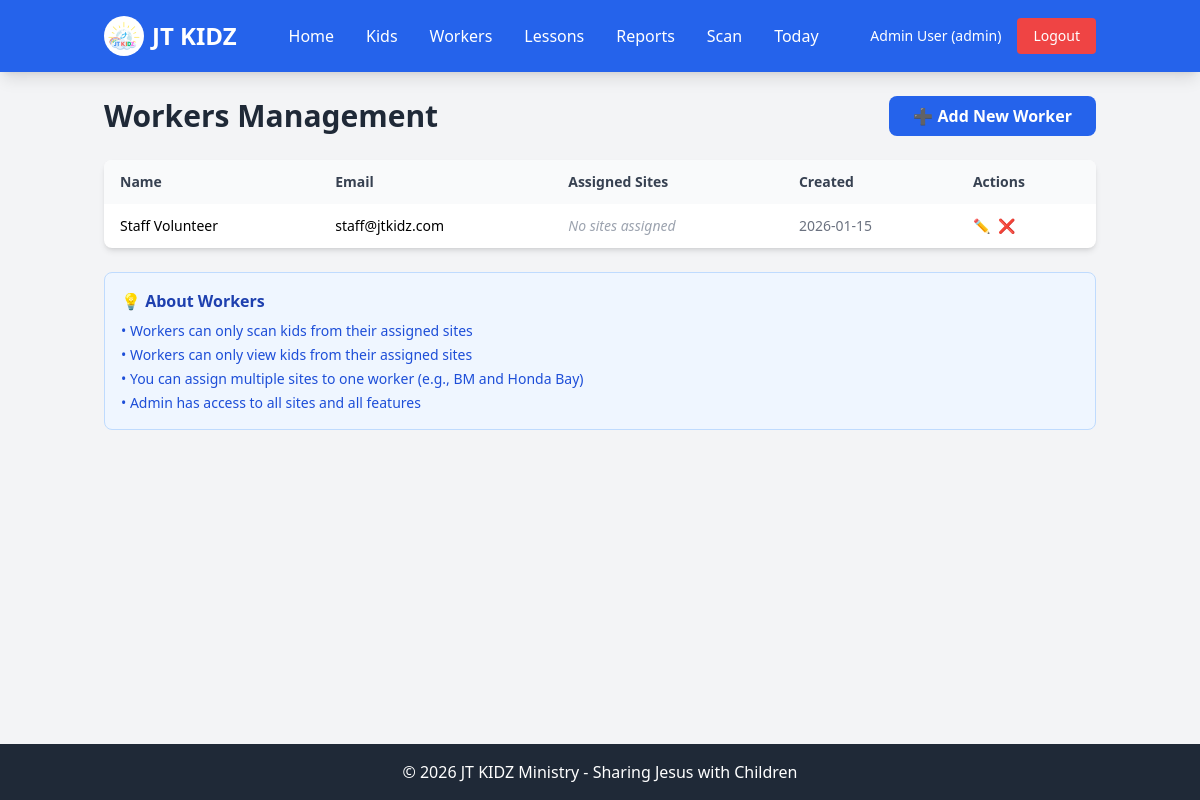
Before: /users/ (signed in) with the older database file.
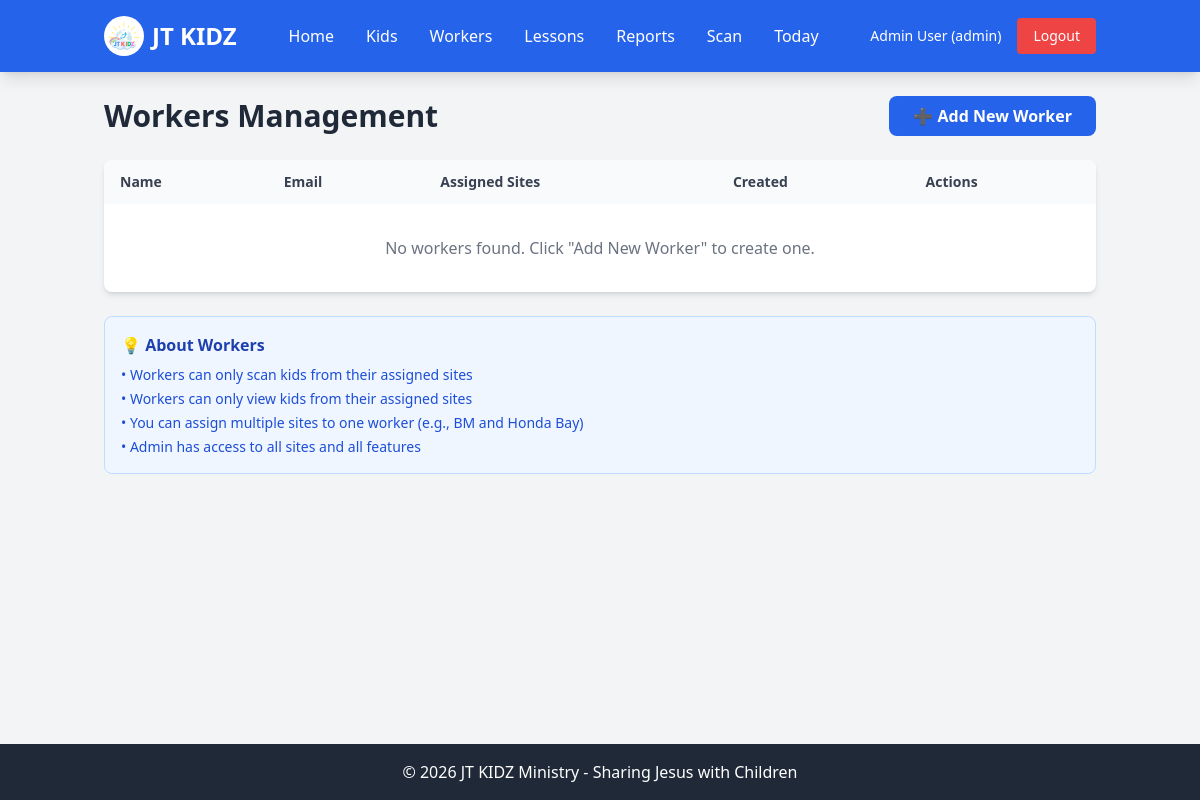
After: the same page with the newer database file.
### models.py (models this page shows, shortened)
class User(db.Model):
    __tablename__ = 'users'
    id = db.Column(db.Integer, primary_key=True)
    name = db.Column(db.String(100), nullable=False)
    email = db.Column(db.String(120), unique=True, nullable=False)
    password = db.Column(db.String(255), nullable=False)
    role = db.Column(db.String(20), nullable=False, default='staff')  # 'admin' or 'staff'
    assigned_sites = db.Column(db.Text, nullable=True)  # JSON array of assigned sites for staff
    created_at = db.Column(db.DateTime, default=datetime.utcnow)
    def get_assigned_sites(self):
        if self.role == 'admin':
            return []  # Admin has access to all sites
        if not self.assigned_sites:
            return []
        try:
            return json.loads(self.assigned_sites)
        except:
            return []

### blueprints/users.py (the view)
@users_bp.route('/')
@admin_required
def list_users():
    users = User.query.filter_by(role='staff').order_by(User.name).all()
    for user in users:
        user.sites_list = user.get_assigned_sites()
    return render_template('users_list.html', users=users)

### app.py (called while the page is built)
@app.context_processor
def inject_user():
    return dict(
        current_user_name=session.get('user_name'),
        current_user_role=session.get('user_role')
    )

### blueprints/auth.py (called while the page is built)
def admin_required(f):
    @wraps(f)
    def decorated_function(*args, **kwargs):
        if 'user_id' not in session:
            flash('Please log in to access this page.', 'warning')
            return redirect(url_for('auth.login'))
        user = User.query.get(session['user_id'])
        if not user or user.role != 'admin':
            flash('Admin access required.', 'danger')
            return redirect(url_for('dashboard'))
        return f(*args, **kwargs)
    return decorated_function

### templates/users_list.html (shortened to what this page needs)
{% extends "base.html" %}
{% block content %}
<div class="mb-6">
    <div class="flex justify-between items-center">
        <h1 class="text-3xl font-bold text-gray-800">Workers Management</h1>
        <a href="{{ url_for('users.add_user') }}" class="bg-blue-600 hover:bg-blue-700 text-white font-semibold py-2 px-6 rounded-lg">
            ➕ Add New Worker
        </a>
    </div>
</div>
<div class="bg-white rounded-lg shadow-md overflow-hidden">
    <div class="overflow-x-auto">
        <table class="w-full">
            <thead class="bg-gray-50">
                <tr>
                    <th class="px-4 py-3 text-left text-sm font-semibold text-gray-700">Name</th>
                    <th class="px-4 py-3 text-left text-sm font-semibold text-gray-700">Email</th>
                    <th class="px-4 py-3 text-left text-sm font-semibold text-gray-700">Assigned Sites</th>
                    <th class="px-4 py-3 text-left text-sm font-semibold text-gray-700">Created</th>
                    <th class="px-4 py-3 text-left text-sm font-semibold text-gray-700">Actions</th>
                </tr>
            </thead>
            <tbody class="divide-y divide-gray-200">
                {% if users %}
                    {% for user in users %}
                    <tr class="hover:bg-gray-50">
                        <td class="px-4 py-3 text-sm font-medium">{{ user.name }}</td>
                        <td class="px-4 py-3 text-sm">{{ user.email }}</td>
                        <td class="px-4 py-3 text-sm">
                            {% if user.sites_list %}
                                <div class="flex flex-wrap gap-1">
                                    {% for site in user.sites_list %}
                                    <span class="bg-blue-100 text-blue-800 text-xs font-semibold px-2 py-1 rounded">{{ site }}</span>
                                    {% endfor %}
                                </div>
                            {% else %}
                                <span class="text-gray-400 italic">No sites assigned</span>
                            {% endif %}
                        </td>
                        <td class="px-4 py-3 text-sm text-gray-500">{{ user.created_at.strftime('%Y-%m-%d') }}</td>
                        <td class="px-4 py-3 text-sm">
                            <div class="flex space-x-2">
                                <a href="{{ url_for('users.edit_user', user_id=user.id) }}" class="text-yellow-600 hover:text-yellow-800" title="Edit">✏️</a>
                                <a href="{{ url_for('users.delete_user', user_id=user.id) }}" class="text-red-600 hover:text-red-800" onclick="return confirm('Delete this worker? This action cannot be undone.')" title="Delete">❌</a>
                            </div>
                        </td>
                    </tr>
                    {% endfor %}
                {% else %}
                    <tr>
                        <td colspan="5" class="px-4 py-8 text-center text-gray-500">
                            No workers found. Click "Add New Worker" to create one.
                        </td>
                    </tr>
                {% endif %}
            </tbody>
        </table>
    </div>
</div>
<div class="mt-6 bg-blue-50 border border-blue-200 rounded-lg p-4">
    <h3 class="font-semibold text-blue-800 mb-2">💡 About Workers</h3>
    <ul class="text-sm text-blue-700 space-y-1">
        <li>• Workers can only scan kids from their assigned sites</li>
        <li>• Workers can only view kids from their assigned sites</li>
        <li>• You can assign multiple sites to one worker (e.g., BM and Honda Bay)</li>
        <li>• Admin has access to all sites and all features</li>
    </ul>
</div>
{% endblock %}

Changed rows visible on the page:
removed User: name "Staff Volunteer", email "staff@jtkidz.com", created_at "2026-01-15"
Other visible differences:
text now shown: "No workers found. Click \"Add New Worker\" to create one."
